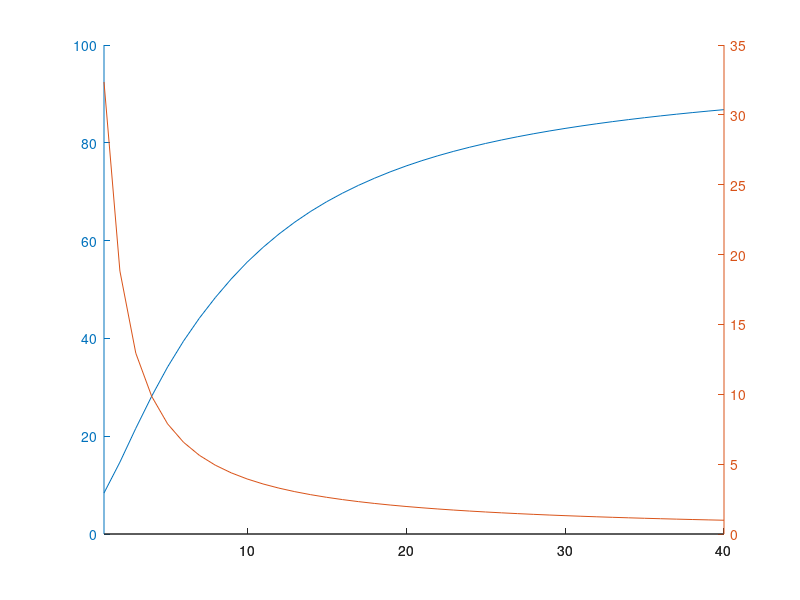

Recreate this plot in MATLAB. (Note: this script raises an error after producing the figure.)
hold on;

%%%%%%%%%%%%%%%%%%%%%%%%%%%%%%%%%%%%%%%%%%%%%%%%%%%%%%%%%%%%%%%%%%%%%%%%%%%%%%%
% 1. Mean FAR in acc, FRR in rej for 1 class SVM with RBF kernel without using togglebutton
%%%%%%%%%%%%%%%%%%%%%%%%%%%%%%%%%%%%%%%%%%%%%%%%%%%%%%%%%%%%%%%%%%%%%%%%%%%%%%%
acc_1=[
1.376471 2.635294 4.237255 5.958824 7.644706 9.229412 10.683193 12.032353 13.308497 14.485294 15.559893 16.544118 17.454299 18.292017 19.074902 19.790441 20.448443 21.053268 21.615789 22.131176 22.601681 23.032620 23.426598 23.787745 24.120000 24.426697 24.710675 24.974370 25.219878 25.449020
];

rej_1=[
0.488235 0.311765 0.217647 0.164706 0.132941 0.111765 0.096639 0.084559 0.075163 0.067647 0.061497 0.056373 0.052036 0.048319 0.045098 0.042279 0.039792 0.037582 0.035604 0.033824 0.032213 0.030749 0.029412 0.028186 0.027059 0.026018 0.025054 0.024160 0.023327 0.022549
];


x_acc=(1:size(acc_1,2));
x_rej=(1:size(rej_1,2));

%Plot to see EER
%plot(x_acc,(acc_1/33)*100,'r--',x_rej,rej_1*100,'r--');

%Plot to see ROC
%semilogx((acc_1/33)*100,(1-rej_1)*100,'r--');
%plot((acc_1/33)*100,(1-rej_1)*100,'r--');




%%%%%%%%%%%%%%%%%%%%%%%%%%%%%%%%%%%%%%%%%%%%%%%%%%%%%%%%%%%%%%%%%%%%%%%%%%%%%%%
% 2. Mean FAR in acc, FRR in rej for 1 class SVM with RBF kernel with togglebutton
%%%%%%%%%%%%%%%%%%%%%%%%%%%%%%%%%%%%%%%%%%%%%%%%%%%%%%%%%%%%%%%%%%%%%%%%%%%%%%%
acc_2=[
2.764706 4.847059 7.131373 9.298529 11.270588 13.016667 14.568908 15.952941 17.209150 18.341176 19.340107 20.240196 21.046606 21.771429 22.420392 23.000735 23.525606 24.002288 24.438700 24.835294 25.196078 25.525401 25.826087 26.101716 26.355294 26.589367 26.806100 27.007353 27.194726 27.369608 27.533207 27.686581 27.830660 27.966263 28.094118 28.214869 28.329094 28.437307 28.539970 28.637500
];

rej_2=[
0.323529 0.188235 0.129412 0.098529 0.078824 0.065686 0.056303 0.049265 0.043791 0.039412 0.035829 0.032843 0.030317 0.028151 0.026275 0.024632 0.023183 0.021895 0.020743 0.019706 0.018768 0.017914 0.017136 0.016422 0.015765 0.015158 0.014597 0.014076 0.013590 0.013137 0.012713 0.012316 0.011943 0.011592 0.011261 0.010948 0.010652 0.010372 0.010106 0.009853
];

x_acc_2=(1:size(acc_2,2));
x_rej_2=(1:size(rej_2,2));

%Plot to see EER
[ax,p1,p2]=plotyy(x_acc_2,(acc_2/33)*100,x_rej_2,rej_2*100);
p1.LineStyle='--';
p2.LineStyle='--';
%p1.LineColor='r';
%p2.LineColor='r';



%Plot to see ROC
%semilogx((acc_2/33)*100,(1-rej_2)*100,'b--');
%plot((acc_2/33)*100,(1-rej_2)*100,'b-');


%%%%%%%%%%%%%%%%%%%%%%%%%%%%%%%%%%%%%%%%%%%%%%%%%%%%%%%%%%%%%%%%%%%%%%%%%%%%%%%
% 3. Mean FAR in acc, FRR in rej for 1 class SVDD with togglebutton
%%%%%%%%%%%%%%%%%%%%%%%%%%%%%%%%%%%%%%%%%%%%%%%%%%%%%%%%%%%%%%%%%%%%%%%%%%%%%%%
acc_3=[
0.276471 1.605882 2.903922 3.951471 5.163529 6.363725 7.419328 8.518382 9.624837 10.388824 11.368984 12.207353 13.093665 13.914286 14.681961 15.459191 16.195502 16.894444 17.552322 18.201176 18.781513 19.333957 19.854220 20.313235 20.757647 21.180317 21.566885 21.899160 22.211359
];

rej_3=[
0.976471 0.782353 0.654902 0.597059 0.534118 0.478431 0.438655 0.409559 0.377124 0.355882 0.332620 0.314216 0.295023 0.277731 0.261569 0.247059 0.233910 0.221895 0.211146 0.201471 0.192157 0.183690 0.176215 0.169363 0.162588 0.156787 0.151198 0.146218 0.141176
];

x_acc_3=(1:size(acc_3,2));
x_rej_3=(1:size(rej_3,2));

%Plot to see EER
plot(x_acc_3,(acc_3/33)*100,'g--',x_rej_3,rej_3*100,'g--');

%Plot to see ROC
%semilogx((acc_3/33)*100,(1-rej_3)*100,'b--');
%plot((acc_3/33)*100,(1-rej_3)*100,'g-');



%%%%%%%%%%%%%%%%%%%%%%%%%%%%%%%%%%%%%%%%%%%%%%%%%%%%%%%%%%%%%%%%%%%%%%%%%%%%%%%
%4. Mean FAR in acc, FRR in rej for 2 class SVM with togglebutton
%%%%%%%%%%%%%%%%%%%%%%%%%%%%%%%%%%%%%%%%%%%%%%%%%%%%%%%%%%%%%%%%%%%%%%%%%%%%%%%
acc_4=[
0.109091 0.230303 0.430303 0.654545 0.929697 3.066667 3.815152 4.618182 5.519697 6.552727 13.072727 14.218182 15.373737 16.472727 17.535758 23.709091 24.227273 24.810101 25.357576 25.913939 28.612121 28.754545 28.878788 28.971212 29.038788 29.333333 29.333333 29.333333 29.334848 29.335758 29.339394 29.339394 29.339394 29.339394 29.339394 29.339394 29.339394 29.339394 29.339394 29.339394
];

rej_4=[
0.933333 0.866667 0.743434 0.627273 0.527273 0.060606 0.051515 0.042424 0.034848 0.029091 0.006061 0.003030 0.002020 0.001515 0.001212 0 0 0 0 0 0 0 0 0 0 0 0 0 0 0 0 0 0 0 0 0 0 0 0 0]; 

x_acc_4=(1:size(acc_4,2));
x_rej_4=(1:size(rej_4,2));

%Plot to see EER
plot(x_acc_4,(acc_4/32)*100,'k--',x_rej_4,rej_4*100,'k--');

%Plot to see ROC
%semilogx((acc_4/33)*100,(1-rej_4)*100,'b--');
%plot((acc_4/32)*100,(1-rej_4)*100,'m-');









%Plotting 45 degree line
%x=(1:100);
%y=x;
%plot(x,y,'k--');

%legend('1class-SVM','SVDD','2class-SVM');

%xlabel('False Acceptance Rate(%)');
%ylabel('True Acceptance Rate(%)');
hold off;
%legend('with togglebutton','without togglebutton');
